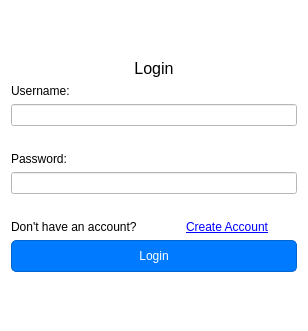
<?xml version="1.0" encoding="UTF-8"?>
<ui version="4.0">
 <class>LoginDialog</class>
 <widget class="QDialog" name="LoginDialog">
  <property name="geometry">
   <rect>
    <x>0</x>
    <y>0</y>
    <width>308</width>
    <height>331</height>
   </rect>
  </property>
  <property name="windowTitle">
   <string>Login</string>
  </property>
  <property name="styleSheet">
   <string notr="true">background-color: rgb(255, 255, 255);</string>
  </property>
  <layout class="QVBoxLayout" name="verticalLayout">
   <item>
    <spacer name="verticalSpacer">
     <property name="orientation">
      <enum>Qt::Orientation::Vertical</enum>
     </property>
     <property name="sizeHint" stdset="0">
      <size>
       <width>20</width>
       <height>40</height>
      </size>
     </property>
    </spacer>
   </item>
   <item>
    <widget class="QLabel" name="login_label">
     <property name="font">
      <font>
       <pointsize>12</pointsize>
      </font>
     </property>
     <property name="text">
      <string>Login</string>
     </property>
     <property name="alignment">
      <set>Qt::AlignmentFlag::AlignCenter</set>
     </property>
    </widget>
   </item>
   <item>
    <widget class="QLabel" name="username_label">
     <property name="text">
      <string>Username: </string>
     </property>
    </widget>
   </item>
   <item>
    <widget class="QLineEdit" name="username_input"/>
   </item>
   <item>
    <widget class="QLabel" name="uservalidation_label">
     <property name="styleSheet">
      <string notr="true">color: rgb(255, 0, 0);</string>
     </property>
     <property name="text">
      <string/>
     </property>
    </widget>
   </item>
   <item>
    <widget class="QLabel" name="password_label">
     <property name="text">
      <string>Password:</string>
     </property>
    </widget>
   </item>
   <item>
    <widget class="QLineEdit" name="password_input"/>
   </item>
   <item>
    <widget class="QLabel" name="passvalidation_label">
     <property name="styleSheet">
      <string notr="true">color: rgb(255, 0, 0);</string>
     </property>
     <property name="text">
      <string/>
     </property>
    </widget>
   </item>
   <item>
    <layout class="QHBoxLayout" name="horizontalLayout">
     <item>
      <widget class="QLabel" name="label_5">
       <property name="text">
        <string>Don't have an account?</string>
       </property>
      </widget>
     </item>
     <item>
      <widget class="QPushButton" name="createacc_button">
       <property name="font">
        <font>
         <pointsize>9</pointsize>
         <underline>true</underline>
        </font>
       </property>
       <property name="mouseTracking">
        <bool>false</bool>
       </property>
       <property name="styleSheet">
        <string notr="true">color: rgb(0, 0, 255);
background-color: rgb(255, 255, 255);
border: none;
    background: transparent;
</string>
       </property>
       <property name="text">
        <string>Create Account</string>
       </property>
       <property name="autoDefault">
        <bool>false</bool>
       </property>
       <property name="flat">
        <bool>true</bool>
       </property>
      </widget>
     </item>
    </layout>
   </item>
   <item>
    <widget class="QPushButton" name="login_button">
     <property name="styleSheet">
      <string notr="true"> padding: 8px 16px;  /* Padding inside the button */
    color: white;  /* Font color */
    background-color: rgb(0, 123, 255);  /* Bootstrap blue */
    border-radius: 5px;  /* Optional: rounded corners */
    border: 1px solid rgb(0, 102, 204);  /* Darker border color */</string>
     </property>
     <property name="text">
      <string>Login</string>
     </property>
     <property name="autoDefault">
      <bool>true</bool>
     </property>
     <property name="default">
      <bool>true</bool>
     </property>
    </widget>
   </item>
   <item>
    <spacer name="verticalSpacer_2">
     <property name="orientation">
      <enum>Qt::Orientation::Vertical</enum>
     </property>
     <property name="sizeHint" stdset="0">
      <size>
       <width>20</width>
       <height>40</height>
      </size>
     </property>
    </spacer>
   </item>
  </layout>
 </widget>
 <resources/>
 <connections/>
</ui>
